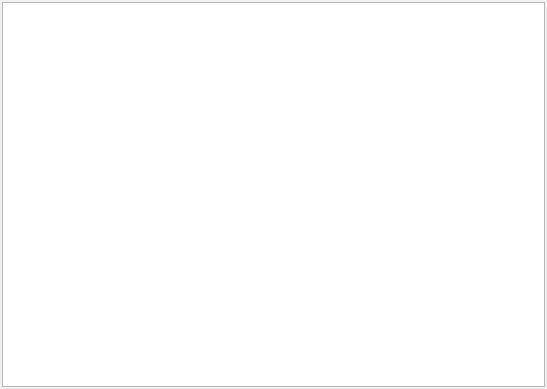
<?xml version="1.0" encoding="UTF-8"?>
<ui version="4.0">
 <class>LogWindow</class>
 <widget class="QDialog" name="LogWindow">
  <property name="geometry">
   <rect>
    <x>0</x>
    <y>0</y>
    <width>547</width>
    <height>389</height>
   </rect>
  </property>
  <property name="windowTitle">
   <string>Message Log</string>
  </property>
  <property name="windowIcon">
   <iconset resource="qpacman.qrc">
    <normaloff>:/pics/kpk-important.png</normaloff>:/pics/kpk-important.png</iconset>
  </property>
  <layout class="QHBoxLayout" name="horizontalLayout">
   <property name="margin">
    <number>2</number>
   </property>
   <item>
    <widget class="QPlainTextEdit" name="logEdit">
     <property name="readOnly">
      <bool>true</bool>
     </property>
     <property name="plainText">
      <string notr="true"/>
     </property>
     <property name="centerOnScroll">
      <bool>false</bool>
     </property>
    </widget>
   </item>
  </layout>
 </widget>
 <resources>
  <include location="qpacman.qrc"/>
 </resources>
 <connections/>
</ui>
